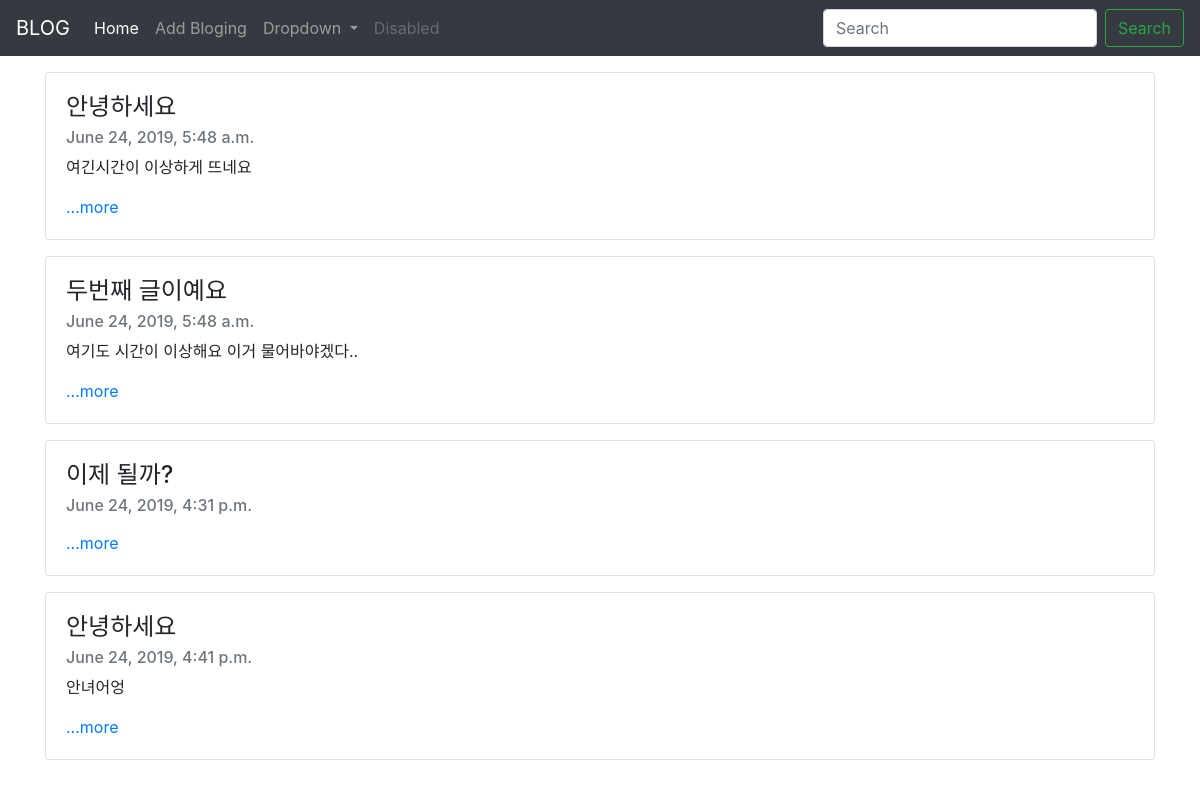
The page / on the database its author committed.
### blogapp/models.py (models this page shows, shortened)
class Blog(models.Model):
    title = models.CharField(max_length=200)
    pub_date = models.DateTimeField('date published')
    body = models.TextField()
    def summary(self):
        return self.body[:100]

### blogapp/views.py (the view)
# urls.py: 2. Add a URL to urlpatterns:  path('', views.home, name='home')
def home(request):
    blogs = Blog.objects
    return render(request, 'home.html', {'blogs':blogs})

### blogapp/Templates/home.html (shortened to what this page needs)
<!DOCTYPE html>
<html lang="kr">
<head>
    <link rel="stylesheet" href="https://stackpath.bootstrapcdn.com/bootstrap/4.3.1/css/bootstrap.min.css">
</head>
<body>
    <nav class="navbar navbar-expand-lg navbar-dark bg-dark">
        <a class="navbar-brand" href="#">BLOG</a>
        <div class="collapse navbar-collapse" id="navbarSupportedContent">
          <ul class="navbar-nav mr-auto">
            <li class="nav-item active">
              <a class="nav-link" href="#">Home <span class="sr-only">(current)</span></a>
            </li>
            <li class="nav-item">
              <a class="nav-link" href="{% url 'new' %}">Add Bloging</a>
            </li>
            <li class="nav-item dropdown">
              <a class="nav-link dropdown-toggle" href="#" id="navbarDropdown" role="button" data-toggle="dropdown" aria-haspopup="true" aria-expanded="false">
                Dropdown
              </a>
            </li>
            <li class="nav-item">
              <a class="nav-link disabled" href="#" tabindex="-1" aria-disabled="true">Disabled</a>
            </li>
          </ul>
          <form class="form-inline my-2 my-lg-0">
            <input class="form-control mr-sm-2" type="search" placeholder="Search" aria-label="Search">
            <button class="btn btn-outline-success my-2 my-sm-0" type="submit">Search</button>
          </form>
        </div>
      </nav>
      {% for blog in blogs.all %}
      <div class="container">
            <div class="card mt-3">
                    <div class="card-body">
                      <h4 class="card-title">{{blog.title}}</h4>
                      <h6 class="card-subtitle mb-2 text-muted">{{blog.pub_date}}</h6>
                      <p class="card-text">{{blog.summary}}</p>
                      <a href="{% url 'detail' blog.id %}" class="card-link">...more</a>
                    </div>
                  </div>
      </div>
      {% endfor %}
</body>
</html>

### rows shown on the page
Blog: title "안녕하세요", pub_date "June 24, 2019, 5:48 a.m.", summary "여긴시간이 이상하게 뜨네요"
Blog: title "두번째 글이예요", pub_date "June 24, 2019, 5:48 a.m.", summary "여기도 시간이 이상해요 이거 물어바야겠다.."
Blog: title "이제 될까?", pub_date "June 24, 2019, 4:31 p.m."
Blog: title "안녕하세요", pub_date "June 24, 2019, 4:41 p.m.", summary "안녀어엉"
